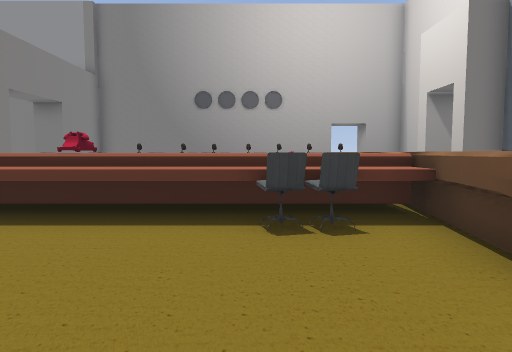
view 1 (above)

23 first-person views from a walk through a 3-D level made in the Godot game engine. The camera is 1.5 m above the floor, tilts 4° down and sees 75° across. The floor is counted in squares, 2 m on a side. Each view is taken from the middle of a square. On the plan, view 1 faces up. The plan holds only what a view shows up to about 11 squares ahead; the rest is blank. Flat picture figures and markers are left out. Some surface patterns are stand-ins.

view 2
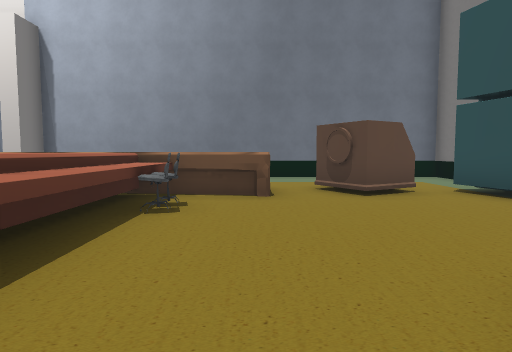

view 3
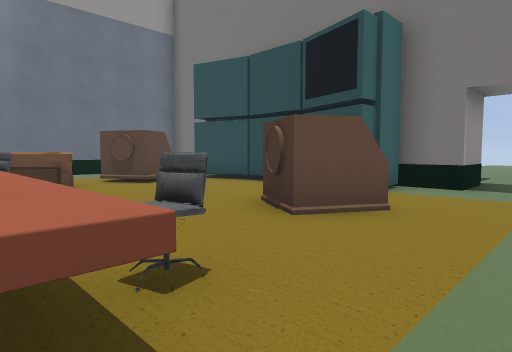

view 4
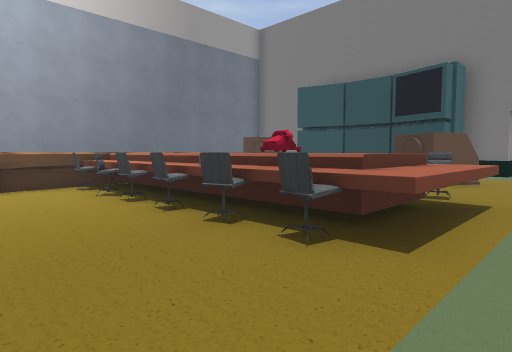

view 5
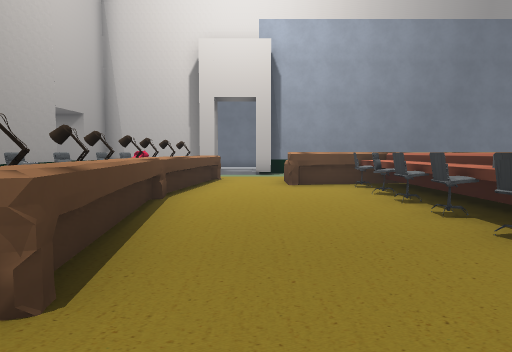

view 6
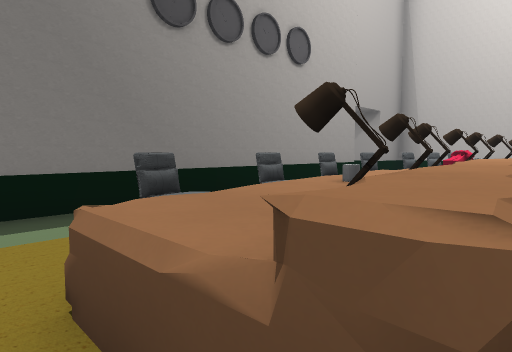

view 7
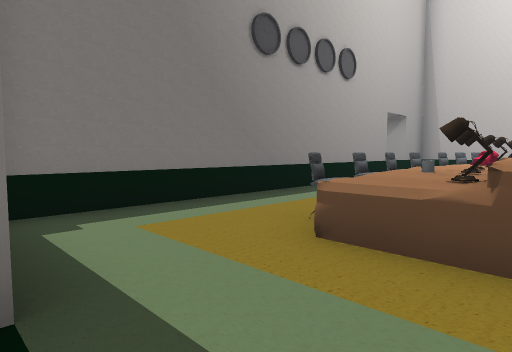

view 8
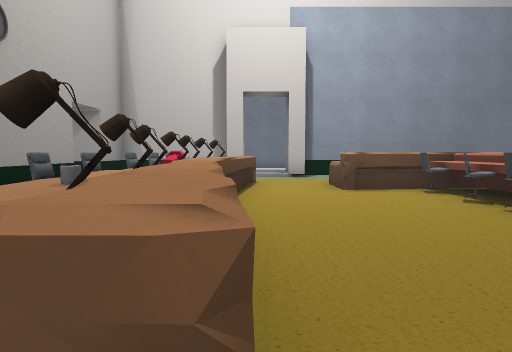

view 9
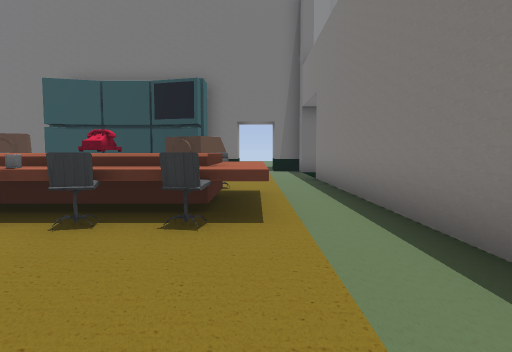

view 10
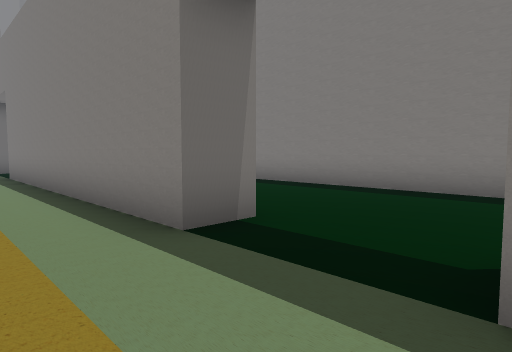

view 11
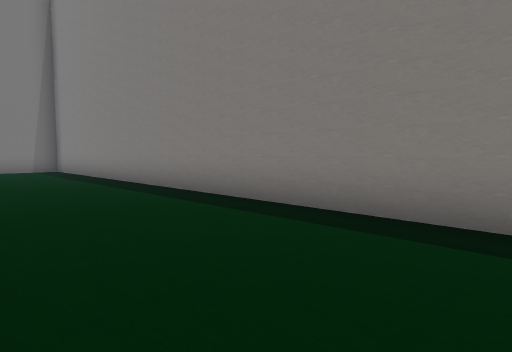

view 12
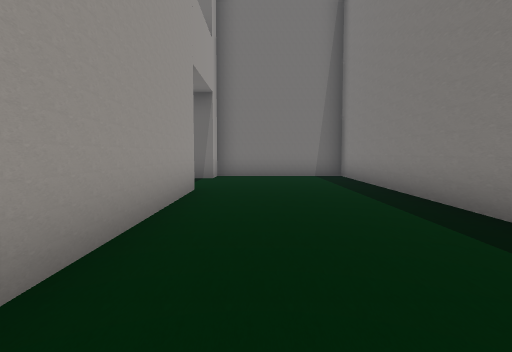

view 13
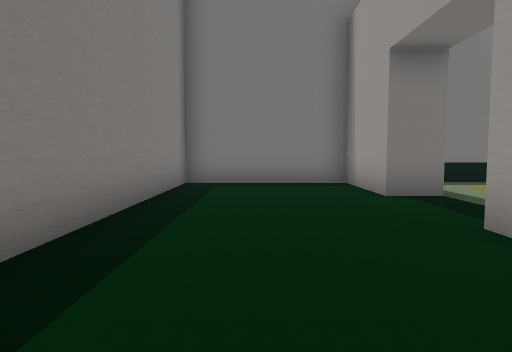

view 14
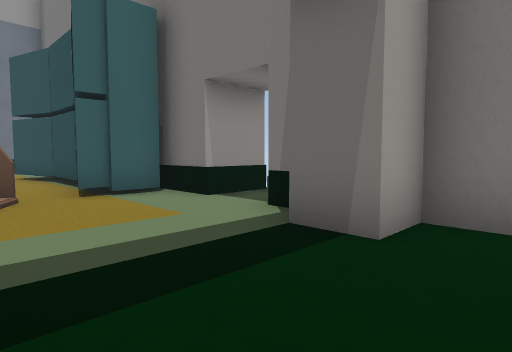

view 15
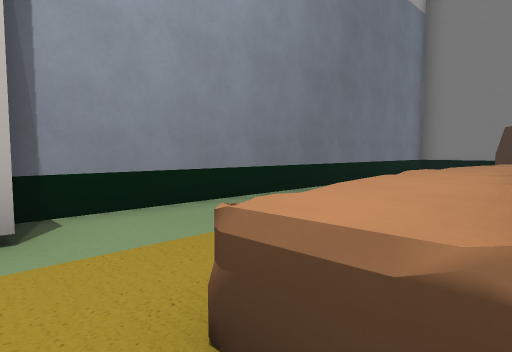

view 16
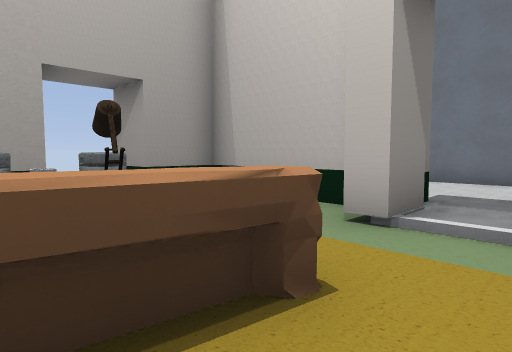

view 17
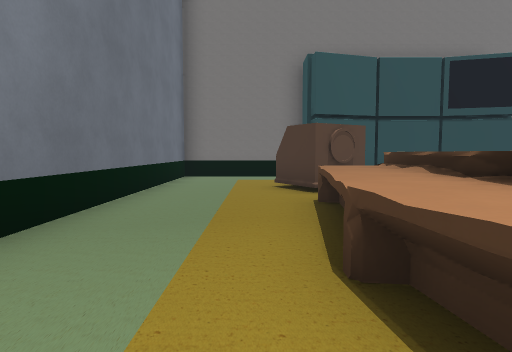

view 18
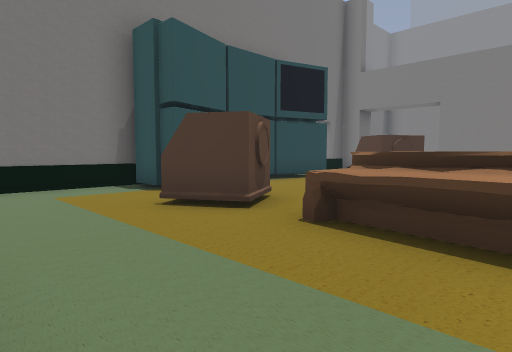

view 19
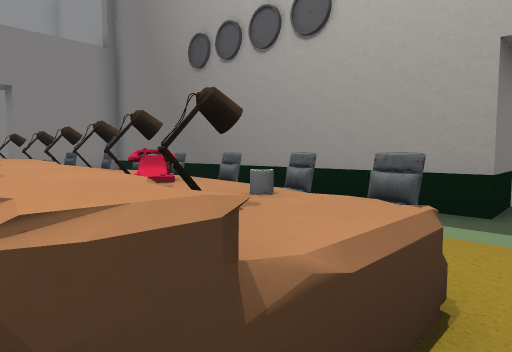

view 20
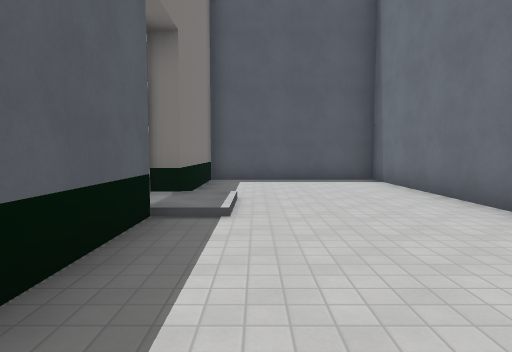

view 21
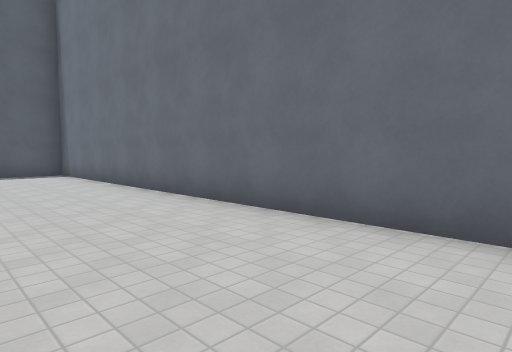

view 22
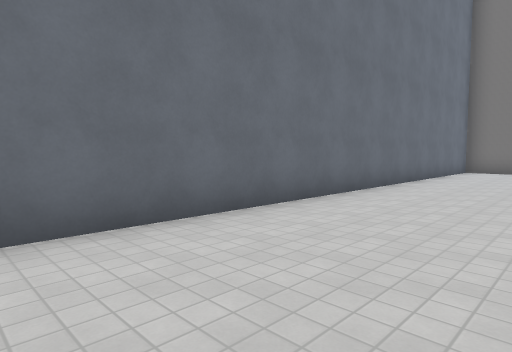

view 23
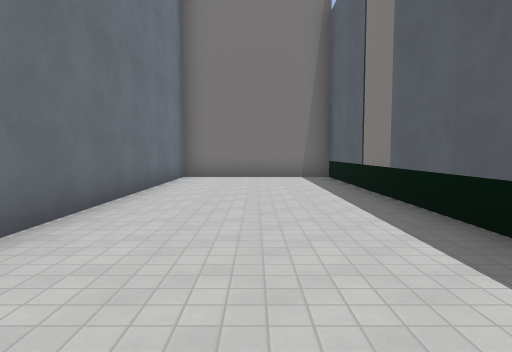

### Floor plan
Key: @ floor where view 1 was taken; # wall or solid block; x gap in a wall; . main floor; : floor 0.25 m higher than the main floor; ^ raised ledge; L lamp; P phone; C chair; U cup.
Columns run from 12 left of view 1 to 12 right of it. Each row starts with its distance up from view 1.
 15 ################ ########
 14 #....#......   ..  #....#
 13 #....#....U    ..  #....#
 12 #....#..C^CCCCCC. .#....#
 11 #.......L^LLLLLL..#^....#
 10 #.......^......^..::....#
  9 #....#............##....#
  8 #....#........^^...#....#
  7 #....#..CCCCCC^^...#....#
  6 #....#.^^PU^^^^^...#....#
  5 #....#.^^P  ^ ^^...#....#
  4 #....#.^^^^^^^^^...#....#
  3 #....#..C...CC^^...#....#
  2 #....#........^^...#....#
  1 #....#.........x...#....#
  0 #.......##..@.##...#....#
 -1 #........x....x....#....#
 -2 #........##...#....#....#
 -3 #....#...######....#....#
 -4 #######.#^    ^#####....#
 -5        .^         ^.....#
 -6                   #.....#
 -7                   #.....#
 -8                   #.....#
 -9                   #######

Where each view was taken, in squares from view 1:
view 1: 0 up, 0 right, facing up
view 2: 2 up, 4 left, facing right
view 3: 4 up, 6 left, facing down-right
view 4: 9 up, 6 left, facing down-right
view 5: 9 up, 6 left, facing right
view 6: 10 up, 5 left, facing up-right
view 7: 10 up, 7 left, facing up-right
view 8: 10 up, 5 left, facing right
view 9: 10 up, 5 left, facing down
view 10: 12 up, 5 left, facing down-left
view 11: 11 up, 8 left, facing down-left
view 12: 7 up, 9 left, facing down
view 13: 6 up, 10 left, facing up
view 14: 0 up, 9 left, facing down-right
view 15: 9 up, 2 right, facing down-right
view 16: 9 up, 2 right, facing up-right
view 17: 7 up, 4 right, facing down
view 18: 4 up, 6 right, facing down-left
view 19: 10 up, 4 right, facing up-left
view 20: 5 up, 8 right, facing up
view 21: 2 up, 8 right, facing up-right
view 22: 6 up, 8 right, facing down-right
view 23: 2 up, 9 right, facing down
